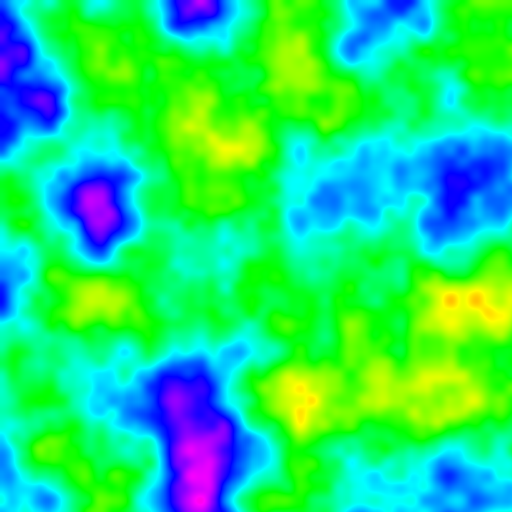
Frame 1 (no input)
Frame 60 (the mouse pressed at the canvas centre just before this capture): identical to frame 1, image omitted
Frame 120 (the mouse held since frame 60 and released just before this capture): identical to frame 1, image omitted

The Processing sketch that drew this single still picture (run headless with seeded random() and noise(); from frame 60 on, the mouse is pressed at the canvas centre):

// Processing sketch: noise
// ── noise.pde
void setup()
{
    colorMode(HSB, 0xff);
    size(512, 512);
}

void draw()
{
    loadPixels();
    // Start xoff at 0.
    float xoff = 0.0; //[bold]

    for (int x = 0; x < width; x++)
    {
        // For every xoff, start yoff at 0.
        float yoff = 0.0; //[bold]

        for (int y = 0; y < height; y++)
        {
            // Use xoff and yoff for noise().
            float bright = map(noise(xoff, yoff), 0, 1, 0, 0xff); //[bold]
            // Use x and y for pixel location.
            pixels[x + y * width] = color(bright, 0xff, 0xff);
            // Increment yoff.
            yoff += 0.01; //[bold]
        }
        // Increment xoff.
        xoff += 0.01;  //[bold]
    }
    updatePixels();

}
